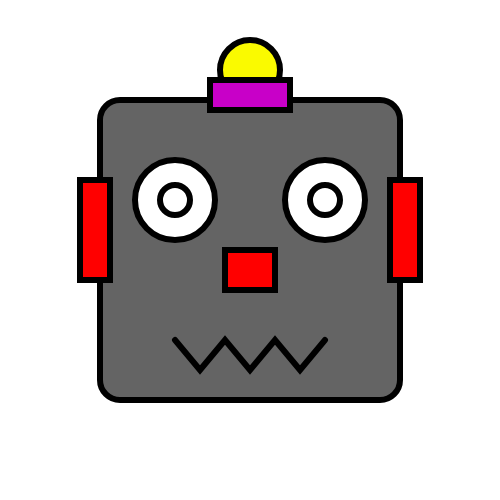
Frame 1 (no input)
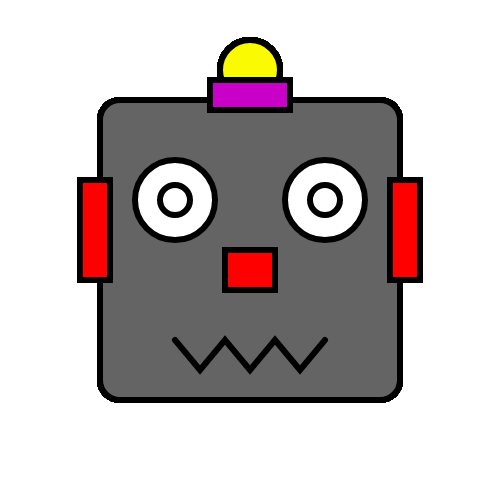
Frame 60 (no input)
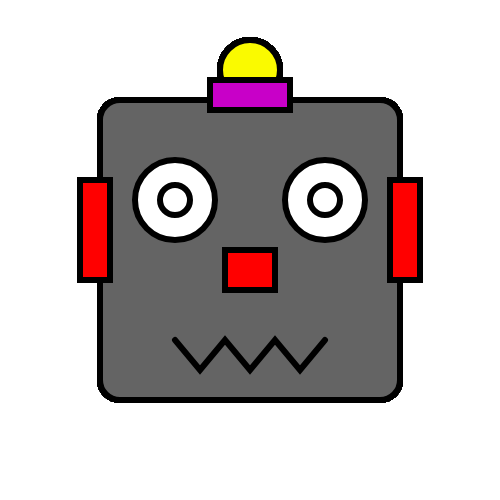
Frame 120 (the mouse pressed at the canvas centre since frame 60)

The p5.js sketch that drew these frames (run headless with seeded random() and noise() and a simulated clock; from frame 60 on, the mouse is pressed at the canvas centre):

// p5.js sketch
// ── sketch.js
function setup()
{
	//create a canvas for the robot
	createCanvas(500, 500);
}

function draw()
{
	strokeWeight(6);

	//robots head
	fill(100);
	rect(100, 100, 300, 300, 20);


	//robots antenna
	fill(250, 250, 0);
	ellipse(250, 70, 60, 60);

	fill(200, 0, 200);
	rect(210, 80, 80, 30);

	//robots eyes
	fill(255);
	ellipse(175, 200, 80, 80);
	ellipse(175, 200,30,30);
	ellipse(325, 200, 80, 80);
	ellipse(325, 200,30,30);


	//robots nose
	fill(255, 0, 0);
	rect(225, 250, 50, 40);

	//robots ears
	rect(80, 180, 30, 100);
	rect(390, 180, 30, 100);

	//robots mouth
	noFill();
	beginShape();
	vertex(175, 340);
	vertex(200, 370);
	vertex(225, 340);
	vertex(250, 370);
	vertex(275, 340);
	vertex(300, 370);
	vertex(325, 340);
	endShape();
}
